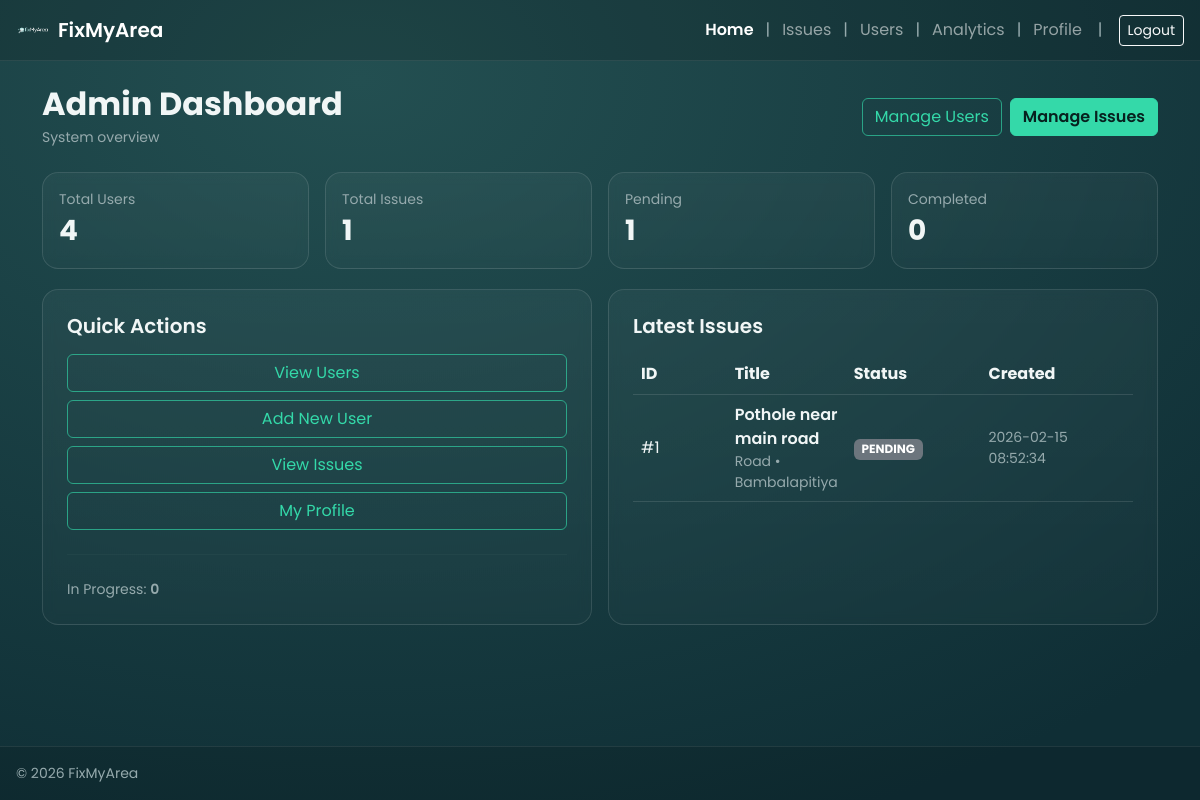
The app's page /admin/home.php (signed in) with its own data.
### tables this page shows
CREATE TABLE issues (
  issue_id INT AUTO_INCREMENT PRIMARY KEY,
  reporter_user_id INT NOT NULL,
  area_id INT NOT NULL,
  category_id INT NULL,

  title VARCHAR(200) NOT NULL,
  description TEXT NOT NULL,
  lat DECIMAL(10,7) NOT NULL,
  lng DECIMAL(10,7) NOT NULL,

  status ENUM('PENDING','ASSIGNED','IN_PROGRESS','COMPLETED','CLOSED','REOPENED','REJECTED')
    NOT NULL DEFAULT 'PENDING',

  created_at TIMESTAMP NOT NULL DEFAULT CURRENT_TIMESTAMP,

  CONSTRAINT fk_issues_reporter
    FOREIGN KEY (reporter_user_id) REFERENCES users(user_id)
    ON UPDATE CASCADE
    ON DELETE RESTRICT,

  CONSTRAINT fk_issues_area
    FOREIGN KEY (area_id) REFERENCES areas(area_id)
    ON UPDATE CASCADE
    ON DELETE RESTRICT,

  CONSTRAINT fk_issues_category
    FOREIGN KEY (category_id) REFERENCES issue_categories(category_id)
    ON UPDATE CASCADE
    ON DELETE SET NULL
);

CREATE TABLE issue_categories (
  category_id INT AUTO_INCREMENT PRIMARY KEY,
  category_name VARCHAR(100) NOT NULL UNIQUE,
  created_at TIMESTAMP NOT NULL DEFAULT CURRENT_TIMESTAMP
);

CREATE TABLE areas (
  area_id INT AUTO_INCREMENT PRIMARY KEY,
  area_name VARCHAR(100) NOT NULL UNIQUE,
  created_at TIMESTAMP NOT NULL DEFAULT CURRENT_TIMESTAMP
);

### admin/home.php (the view, shortened to what this page needs)
<?php
require_once __DIR__ . '/../config/db.php';
require_once __DIR__ . '/../includes/header.php';
$navApp = __DIR__ . '/../includes/navbar_app.php';
if (file_exists($navApp)) {
    require_once $navApp;
} else {
    require_once __DIR__ . '/../includes/navbar.php';
}
function countTable(PDO $pdo, string $table): int {
    $st = $pdo->query("SELECT COUNT(*) FROM `$table`");
    return (int)$st->fetchColumn();
}
function countIssuesByStatus(PDO $pdo, array $statuses): int {
    $in = implode(',', array_fill(0, count($statuses), '?'));
    $st = $pdo->prepare("SELECT COUNT(*) FROM issues WHERE status IN ($in)");
    $st->execute($statuses);
    return (int)$st->fetchColumn();
}
$totalUsers  = countTable($pdo, 'users');
$totalIssues = countTable($pdo, 'issues');
$pending   = countIssuesByStatus($pdo, ['PENDING']);
$inProg    = countIssuesByStatus($pdo, ['IN_PROGRESS']);
$completed = countIssuesByStatus($pdo, ['COMPLETED', 'CLOSED']);
$st = $pdo->query("
    SELECT i.issue_id, i.title, i.status, i.created_at,
           a.area_name, c.category_name
    FROM issues i
    LEFT JOIN areas a ON a.area_id = i.area_id
    LEFT JOIN issue_categories c ON c.category_id = i.category_id
    ORDER BY i.created_at DESC
    LIMIT 5
");
$latest = $st->fetchAll(PDO::FETCH_ASSOC);
function h(?string $s): string {
    return htmlspecialchars((string)$s, ENT_QUOTES, 'UTF-8');
}
?>
<div class="container py-4 app-container">
  <div class="d-flex flex-column flex-md-row justify-content-between align-items-start align-items-md-center gap-2 mb-4">
    <div>
      <h2 class="fw-bold mb-1">Admin Dashboard</h2>
      <div class="text-muted small">System overview</div>
    </div>
    <div class="d-flex gap-2">
      <a class="btn btn-outline-brand" href="<?= BASE_URL ?>/admin/manage_users.php">Manage Users</a>
      <a class="btn btn-brand" href="<?= BASE_URL ?>/admin/manage_issues.php">Manage Issues</a>
    </div>
  </div>
  <div class="row g-3">
    <div class="col-12 col-md-6 col-lg-3">
      <div class="card-dark p-3">
        <div class="text-muted small">Total Users</div>
        <div class="fs-3 fw-bold"><?= $totalUsers ?></div>
      </div>
    </div>
    <div class="col-12 col-md-6 col-lg-3">
      <div class="card-dark p-3">
        <div class="text-muted small">Total Issues</div>
        <div class="fs-3 fw-bold"><?= $totalIssues ?></div>
      </div>
    </div>
    <div class="col-12 col-md-6 col-lg-3">
      <div class="card-dark p-3">
        <div class="text-muted small">Pending</div>
        <div class="fs-3 fw-bold"><?= $pending ?></div>
      </div>
    </div>
    <div class="col-12 col-md-6 col-lg-3">
      <div class="card-dark p-3">
        <div class="text-muted small">Completed</div>
        <div class="fs-3 fw-bold"><?= $completed ?></div>
      </div>
    </div>
  </div>
  <div class="row g-3 mt-1">
    <div class="col-12 col-lg-6">
      <div class="card-dark p-4 h-100">
        <h5 class="fw-semibold mb-3">Quick Actions</h5>
        <div class="d-grid gap-2">
          <a class="btn btn-outline-brand" href="<?= BASE_URL ?>/admin/manage_users.php">View Users</a>
          <a class="btn btn-outline-brand" href="<?= BASE_URL ?>/admin/add_user.php">Add New User</a>
          <a class="btn btn-outline-brand" href="<?= BASE_URL ?>/admin/manage_issues.php">View Issues</a>
          <a class="btn btn-outline-brand" href="<?= BASE_URL ?>/admin/profile.php">My Profile</a>
        </div>
        <hr style="border-color: rgba(241,246,246,0.10);" class="my-4">
        <div class="text-muted small">In Progress: <span class="fw-semibold"><?= $inProg ?></span></div>
      </div>
    </div>
    <div class="col-12 col-lg-6">
      <div class="card-dark p-4 h-100">
        <h5 class="fw-semibold mb-3">Latest Issues</h5>
        <?php if (empty($latest)): ?>
          <div class="text-muted">No issues yet.</div>
        <?php else: ?>
          <div class="table-responsive">
            <table class="table table-dark-custom align-middle mb-0">
              <thead>
                <tr>
                  <th style="width:100px;">ID</th>
                  <th>Title</th>
                  <th style="width:140px;">Status</th>
                  <th style="width:160px;">Created</th>
                </tr>
              </thead>
              <tbody>
                <?php foreach ($latest as $r): ?>
                  <tr>
                    <td>#<?= (int)$r['issue_id'] ?></td>
                    <td>
                      <div class="fw-semibold"><?= h($r['title']) ?></div>
                      <div class="small text-muted">
                        <?= h($r['category_name'] ?? '—') ?> • <?= h($r['area_name'] ?? '—') ?>
                      </div>
                    </td>
                    <td><span class="badge bg-secondary"><?= h($r['status']) ?></span></td>
                    <td class="text-muted small"><?= h($r['created_at']) ?></td>
                  </tr>
                <?php endforeach; ?>
              </tbody>
            </table>
          </div>
        <?php endif; ?>
      </div>
    </div>
  </div>
</div>
<?php require_once __DIR__ . '/../includes/footer_internal.php'; ?>

### public/assets/css/theme.css (style rules this page uses)
html, body { height:100%; margin:0; }
body { min-height:100vh; display:flex; flex-direction:column; font-family: "Poppins", system-ui, -apple-system, Segoe UI, Roboto, Arial, sans-serif; background: radial-gradient(1200px 800px at 30% 10%, var(--brand-700), var(--bg)); color: var(--text-100); }
.app-container { flex:1; }
:root { --brand-900:#12363D; --brand-800:#173C45; --brand-700:#234F51; --accent-500:#34D9A9; --accent-600:#34AB90; --text-100:#F1F6F6; --text-300:#B3D8D6; --muted-400:#96AAAD; --muted-600:#4F696E; --bg:#0F2E35; --card:#0F343B; --border:rgba(241,246,246,0.12); --radius:16px; }
.card-dark { background: linear-gradient(180deg, rgba(255,255,255,0.04), rgba(255,255,255,0.02)); border: 1px solid var(--border); border-radius: var(--radius); backdrop-filter: blur(6px); }
.text-muted { color: var(--muted-400) !important; }
.btn-brand { background: var(--accent-500); border-color: var(--accent-500); color: #07211F; font-weight: 600; }
.btn-outline-brand { border: 1px solid rgba(52,217,169,0.65); color: var(--accent-500); }
a { color: var(--accent-500); }
.table-dark-custom { --bs-table-bg: transparent; --bs-table-color: var(--text-100); border-color: var(--border); }
.table-dark-custom th, .table-dark-custom td { border-color: var(--border); }

### includes/header.php (style rules this page uses)
body { font-family: "Poppins", sans-serif; }

### records on screen
issues: issue_id "1", title "Pothole near main road", category.category_name "Road", area.area_name "Bambalapitiya", status "PENDING", created_at "2026-02-15 08:52:34"

### other values on screen
$label "Home"
$label "Issues"
$label "Users"
$label "Analytics"
$label "Profile"
$totalUsers "4"
$totalIssues "1"
$pending "1"
$completed "0"
$inProg "0"
